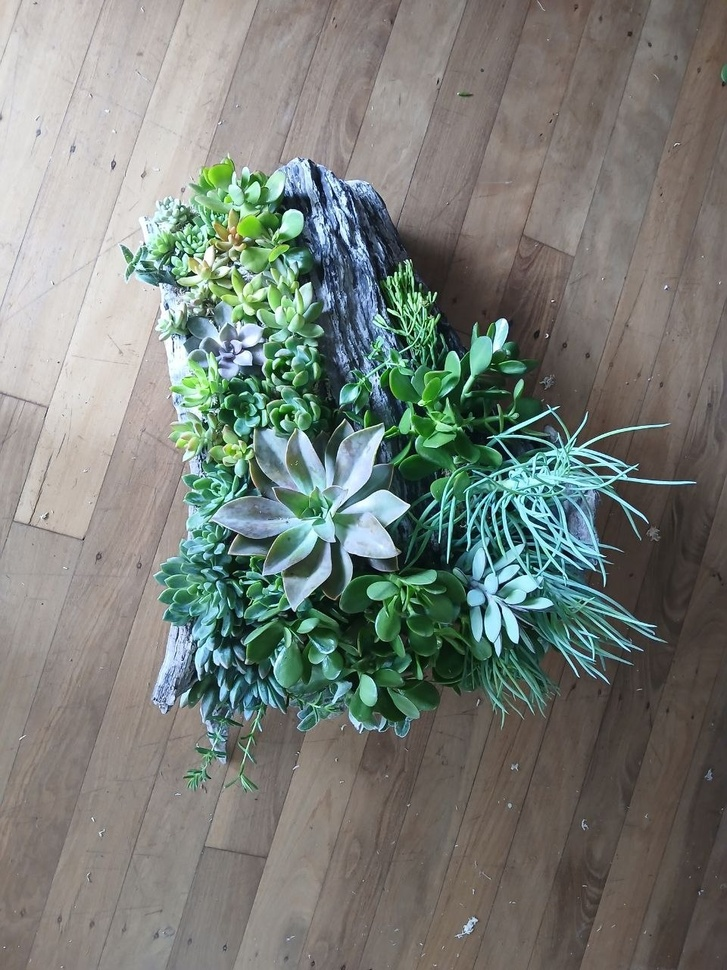
#> input picture croppeddriftwoodphoto1.jpg, 727 x 970 px, shrunk from 960 x 1280 before the run, found by its file name
$ python process_image.py
#> lines starting #> are read from the running program, lines starting #| are printed output that depends on the picture
import cv2
import numpy as np
from PIL import Image, ImageEnhance, ImageFilter


def main() -> None:
    source_path = "croppeddriftwoodphoto1.jpg"
    output_path = "photo_57_2026-07-07_19-43-48.png"

    source_bgr = cv2.imread(source_path, cv2.IMREAD_COLOR)
#> source_bgr is the input picture: shape (970, 727, 3); mean B, G, R 120.1, 126.6, 120.7
    if source_bgr is None:
        raise RuntimeError(f"Could not read {source_path}")

    height, width = source_bgr.shape[:2]
#> height = 970; width = 727
    mask = np.zeros((height, width), np.uint8)
    bg_model = np.zeros((1, 65), np.float64)
    fg_model = np.zeros((1, 65), np.float64)

    # Keep a generous rectangle so no plant pixels are clipped.
    rect = (10, 10, max(width - 20, 1), max(height - 20, 1))
#> rect = (10, 10, 707, 950)
    cv2.grabCut(source_bgr, mask, rect, bg_model, fg_model, 7, cv2.GC_INIT_WITH_RECT)

    fg_mask = np.where((mask == cv2.GC_FGD) | (mask == cv2.GC_PR_FGD), 255, 0).astype(np.uint8)
    fg_mask = cv2.medianBlur(fg_mask, 5)
    kernel = np.ones((3, 3), np.uint8)
    fg_mask = cv2.morphologyEx(fg_mask, cv2.MORPH_CLOSE, kernel, iterations=2)
    fg_mask = cv2.GaussianBlur(fg_mask, (5, 5), 0)

    source_rgba = cv2.cvtColor(source_bgr, cv2.COLOR_BGR2RGBA)
    source_rgba[:, :, 3] = fg_mask
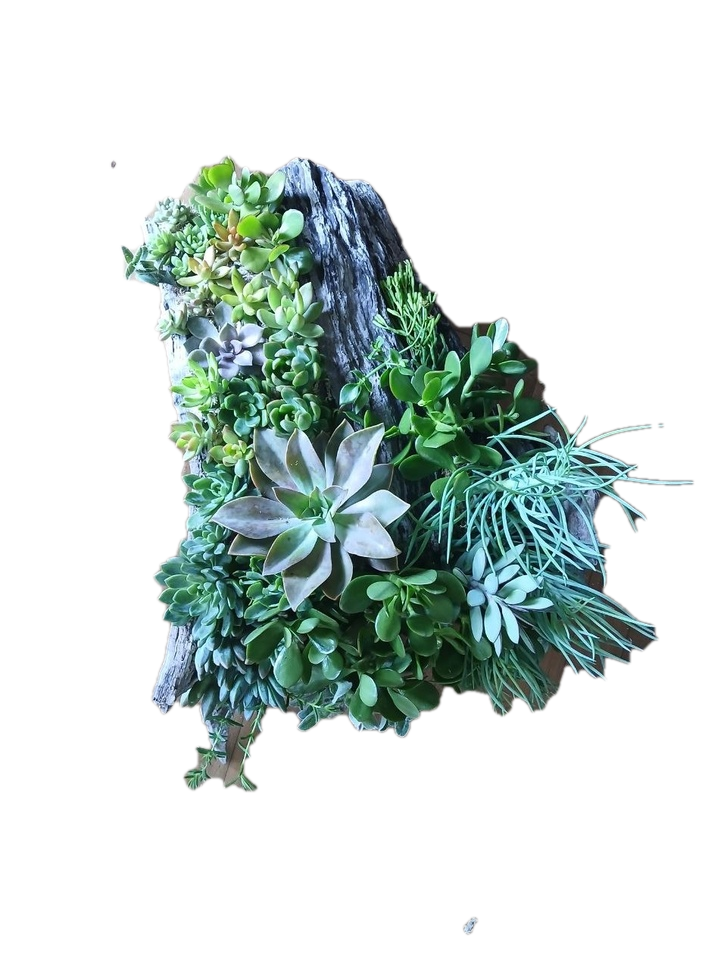
#> source_rgba: shape (970, 727, 4); mean R, G, B, A 120.7, 126.6, 120.1, 74.3; transparent parts drawn white
    cutout = Image.fromarray(source_rgba, mode="RGBA")

    polished = cutout.convert("RGB")
    polished = ImageEnhance.Brightness(polished).enhance(1.08)
    polished = ImageEnhance.Contrast(polished).enhance(1.12)
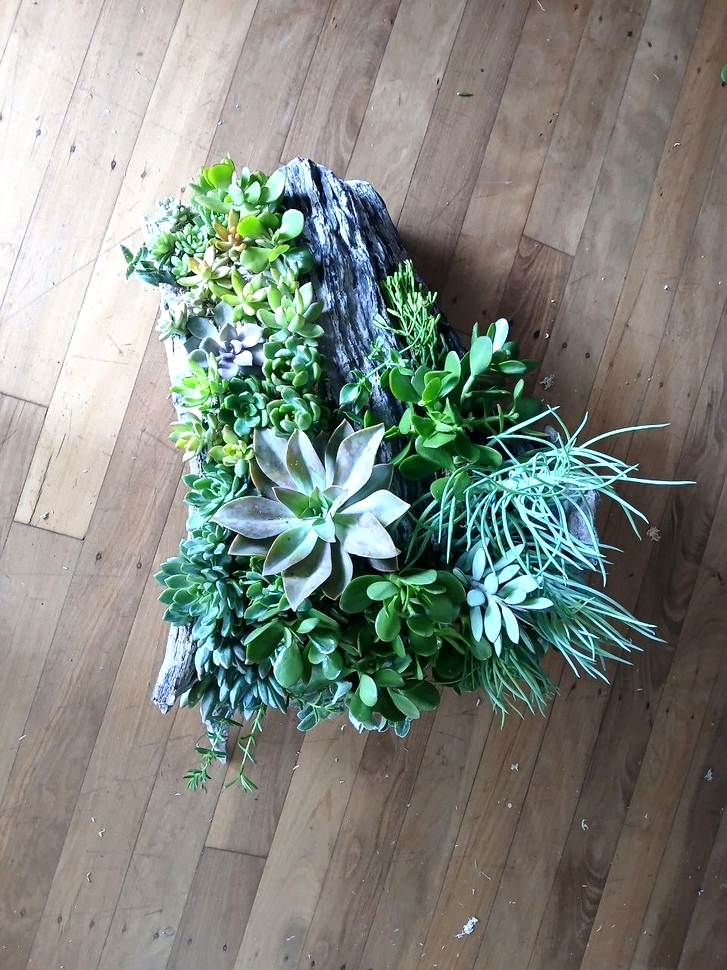
#> polished: PIL image 727x970 RGB; mean R, G, B 129.1, 135.5, 127.5
    polished = ImageEnhance.Color(polished).enhance(1.18)
    polished = polished.filter(ImageFilter.UnsharpMask(radius=1.2, percent=120, threshold=2))
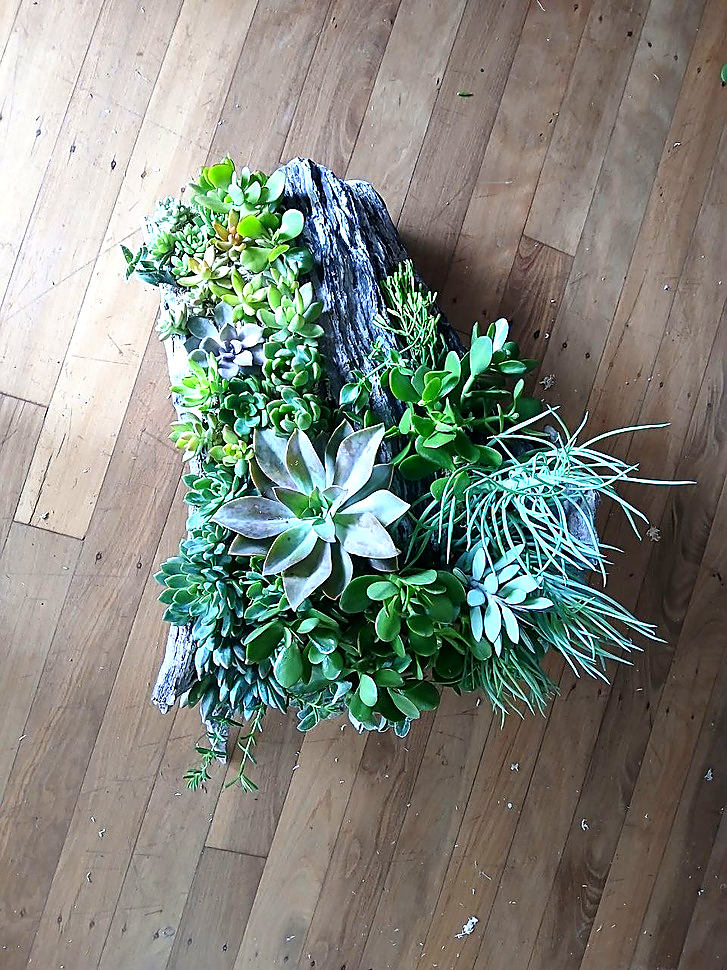
#> polished: PIL image 727x970 RGB; mean R, G, B 129, 134.3, 125.2

    result = polished.convert("RGBA")
    result.putalpha(cutout.split()[-1])
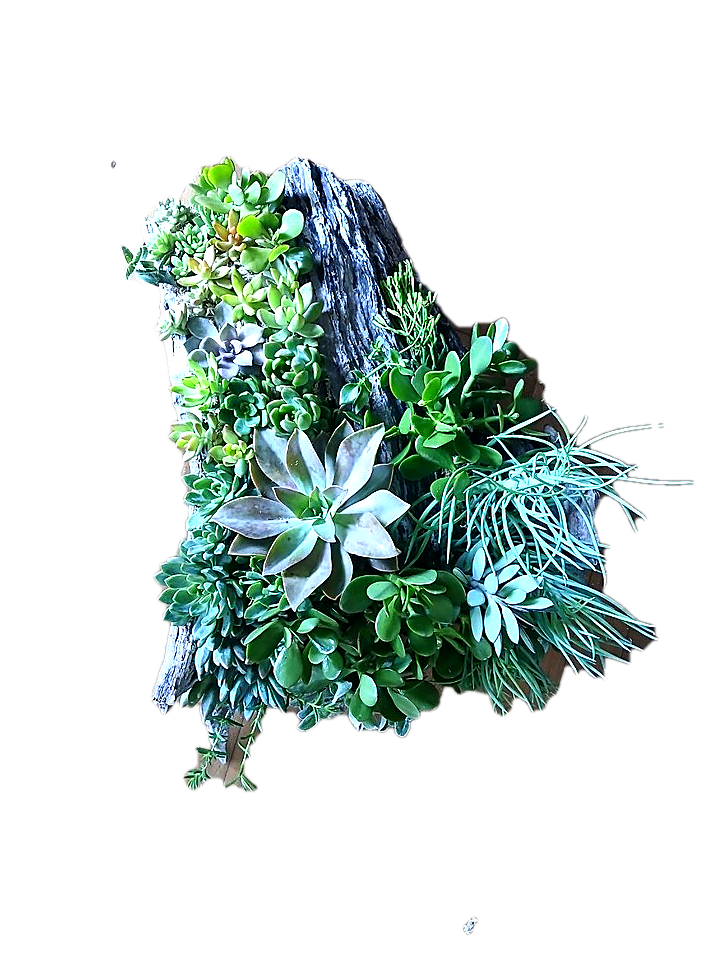
#> result: PIL image 727x970 RGBA; mean R, G, B, A 129, 134.3, 125.2, 74.3; transparent parts drawn white
    result.save(output_path, format="PNG", optimize=True)
    print(f"Saved {output_path} at {result.size}")
#| Saved photo_57_2026-07-07_19-43-48.png at (727, 970)


if __name__ == "__main__":
    main()
